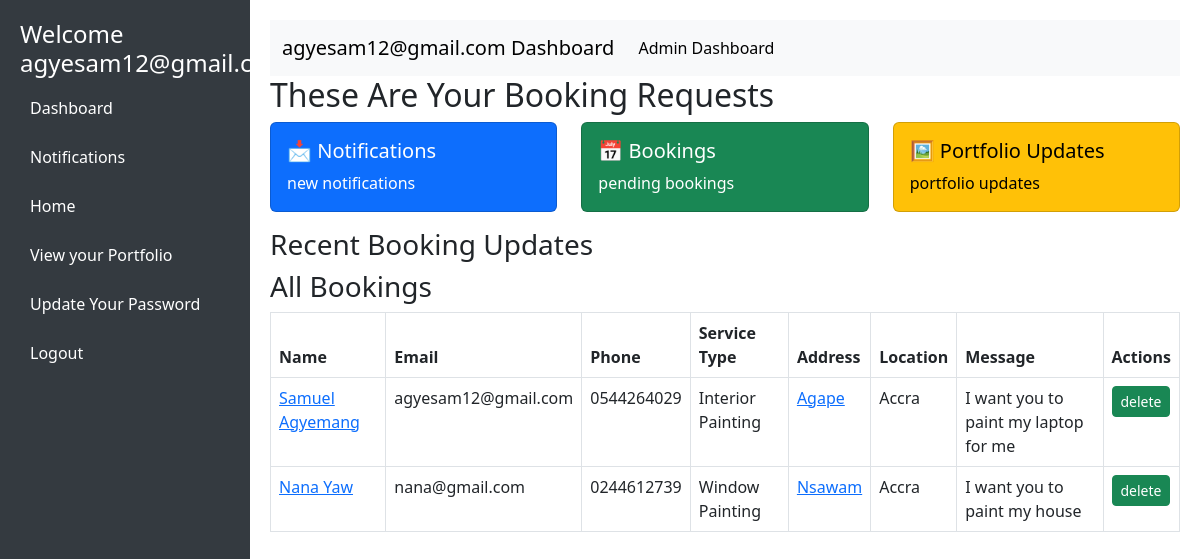
The page /booking_requests (signed in) on the database as committed earlier.
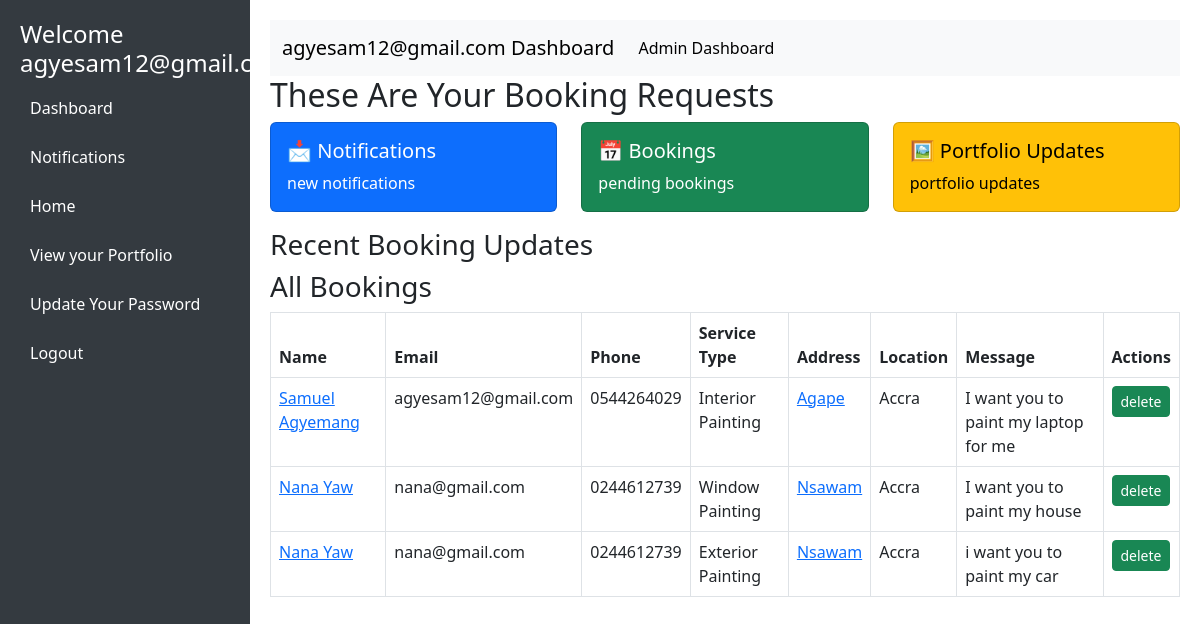
The same page on the database as committed later.
### paint/models.py (models this page shows, shortened)
class ContactRequest(models.Model):
    contact_request_id = IntegerIDField(unique=True, editable=False, primary_key=True)
    name = models.CharField(max_length=255)
    email = models.EmailField()
    phone = models.CharField(max_length=15, blank=True, null=True)
    service_type = models.CharField(max_length=100, choices=BOOKING_SERVICE_TYPE, default='Cabinet Painting')
    address = models.CharField(max_length=200, null=True, blank=True)
    location = models.CharField(max_length=200, null=True, blank=True)
    message = models.TextField(null=True)
    created_at = models.DateTimeField(auto_now_add=True)

### paint/views.py (the view)
# urls.py: path('booking_requests', views.booking_requests, name='booking_requests'),
def booking_requests(request):
    if not request.user.is_admin:
        messages.info(request, f"You are not authorized to access this page")
        return redirect("signin")
    bookings  = ContactRequest.objects.all()
    context = {'bookings':bookings}
    return render(request, 'bookings.html', context)

### paint/templates/bookings.html (shortened to what the changed rows need)
<!DOCTYPE html>
<html lang="en">
<head>
    <link href="https://cdn.jsdelivr.net/npm/bootstrap@5.3.0/dist/css/bootstrap.min.css" rel="stylesheet">
</head>
<body>
    <div class="content">
        <h2 id="dashboard">These Are Your Booking Requests</h2>
        <table class="table table-bordered">
            <thead>
                <tr>
                    <th>Name</th>
                    <th>Email</th>
                    <th>Phone</th>
                    <th>Service Type</th>
                    <th>Address</th>
                    <th>Location</th>
                    <th>Message</th>
                    <th>Actions</th>
                </tr>
            </thead>
            <tbody>
                {% for booking in bookings %}
                <tr>
                    <td><a href="{% url 'admin_view_booking_request_details' booking.pk %}">{{ booking.name }}</a></td>
                    <td>{{ booking.email }}</td>
                    <td>{{ booking.phone }}</td>
                    <td>{{ booking.service_type }}</td>
                    <td><a href="{% url 'admin_view_booking_request_details' booking.pk %}">{{ booking.address }}</a></td>
                    <td>{{ booking.location }}</td>
                    <td>{{ booking.message }}</td>
                    <td>
                        <a href="{% url 'admin_delete_booking_request' booking.pk %}"class="btn btn-success btn-sm">delete</a>
                    </td>
                </tr>
                {% endfor %}
            </tbody>
        </table>
    </div>
</body>
</html>

Rows that differ between the two databases and show on the page:
added ContactRequest: name "Nana Yaw", email "nana@gmail.com", phone "0244612739", service_type "Exterior Painting", address "Nsawam", location "Accra", message "i want you to paint my car"
